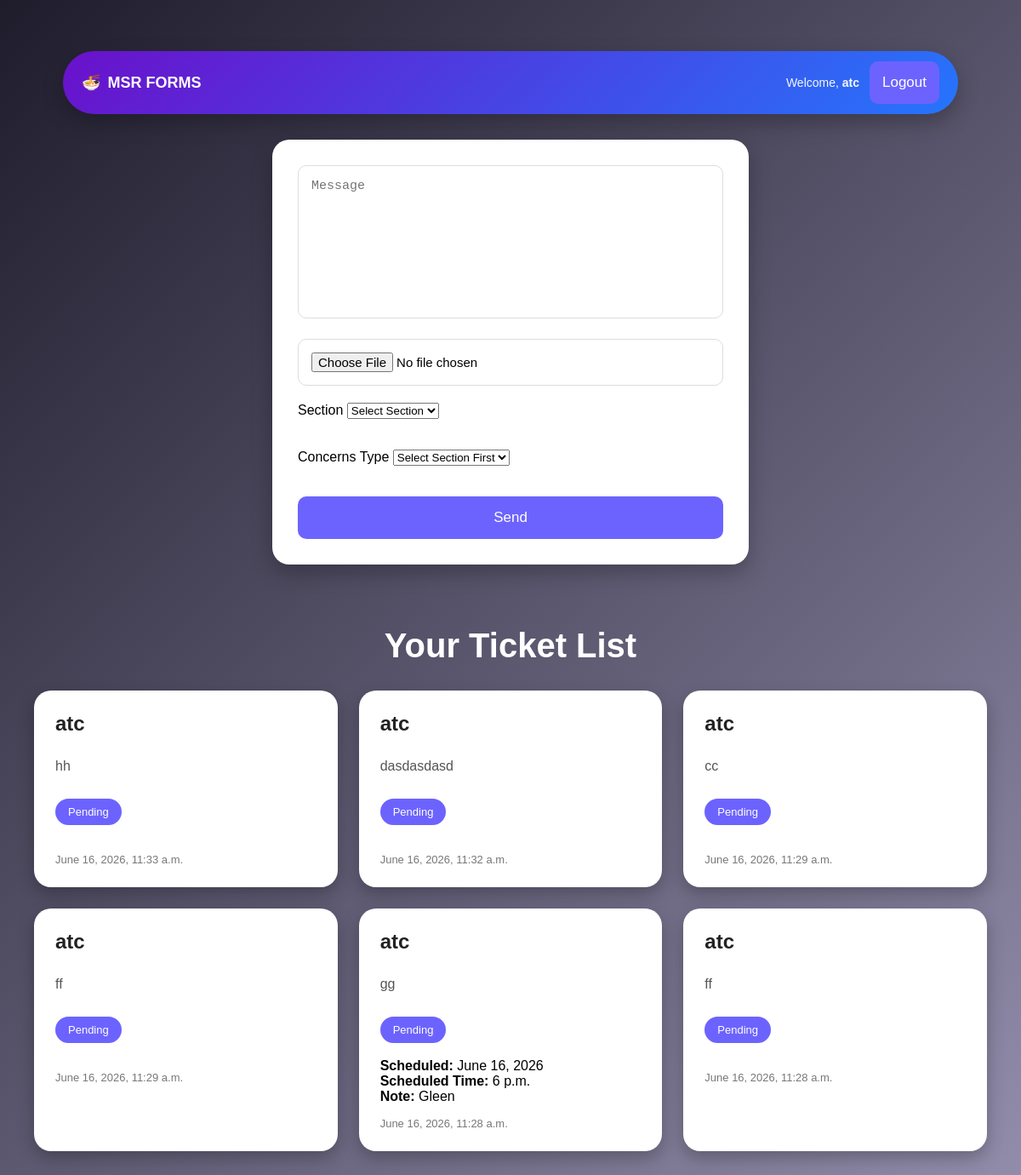
Screenshot of / (signed in) with the database file from the repository.
### tickets/models.py (models this page shows, shortened)
class Ticket(models.Model):
    status_choices = [
    ('pending', 'Pending'),
    ('progress', 'In Progress'),
    ('resolved', 'Resolved'),
    ]
    PRIORITY_CHOICES = [
    ('Low', 'Low'),
    ('Medium', 'Medium'),
    ('High', 'High'),
    ]
    user = models.ForeignKey(User, on_delete=models.CASCADE)
    email = models.EmailField()
    title = models.CharField(max_length=100)
    message = models.TextField()
    status = models.CharField(max_length=20,choices=status_choices, default='pending')
    attachment = models.FileField(upload_to='tickets/', null=True, blank=True)
    created_at = models.DateTimeField(auto_now_add=True)
    section = models.ForeignKey(Section, on_delete=models.CASCADE, related_name="tickets", null=True, blank=True)
    priority = models.CharField(max_length=20, choices=PRIORITY_CHOICES, default='Medium')
    concern_type = models.ForeignKey(ConcernType, on_delete=models.SET_NULL, null=True, blank=True)
    scheduled_date = models.DateField(null=True, blank=True)
    scheduled_time = models.TimeField(null=True, blank=True)
    admin_note = models.TextField(blank=True, null=True)
    outlet = models.CharField(max_length=50)

### tickets/views.py (the view, shortened to what this page needs)
# urls.py: path("", views.home, name="home"),
@login_required(login_url='login')
def home(request):
    tickets = Ticket.objects.filter(
        user=request.user
    ).order_by('-created_at')
    sections = Section.objects.all()
    concerns = ConcernType.objects.all()
    return render(request, 'home.html', {
        'tickets': tickets,
        'sections': sections,
        'concerns': concerns
    })

### tickets/templates/home.html (shortened to what this page needs)
{% load static %}
<!DOCTYPE html>
<html>
<head>
    <link rel="stylesheet" href="{% static 'css/style.css' %}">
</head>
<body>
<div class="topbar">
    <div class="logo">
        🍜 <span>MSR FORMS</span>
    </div>
    <div class="user-area">
        <span class="welcome">
            Welcome, <strong>{{ request.user.username }}</strong>
        </span>
        <form action="{% url 'logout' %}" method="POST" class="logout-form">
            <button type="submit" class="logout-btn">
                Logout
            </button>
        </form>
    </div>
</div>
<div class="container1">
    <div class="form-box">
        <form method="POST" enctype="multipart/form-data">
            <textarea
                name="message"
                placeholder="Message"
            ></textarea>
            <input
                type="file"
                name="attachment"
            >
            <div>
                <label>Section</label>
            <select name="section"
                    class="border p-2 rounded w-full"
                    hx-get="/get-concerns/"
                    hx-trigger="change"
                    hx-target="#concern_type"
                    hx-swap="innerHTML"
                    hx-include="[name='section']">
            <option value="">Select Section</option>
            </select>
            </div>
            <br></br>
            <div>
            <label>Concerns Type</label>
            <select id="concern_type"
                    name="concern_type"
                    class="border p-2 rounded w-full">
            <option value="">
            Select Section First
            </option>
            </select>
            </div>
            <br></br>
            <button type="submit">
                Send
            </button>
        </form>
        </div>
    <div class="ticket-wrapper">
        <h2 class="ticket-title">
            Your Ticket List
        </h2>
        <div class="ticket-list">
            {% for ticket in tickets %}
            <div class="ticket-card" data-ticket-id="{{ticket.id}}">
                <h3>{{ ticket.outlet }}</h3>
                <p>{{ ticket.message }}</p>
                <span class="status">
                    {{ ticket.status }}
                </span><br></br>
                {% if ticket.scheduled_date %}
                <div class="schedule">
                <strong>Scheduled:</strong>
                {{ ticket.scheduled_date }}<br>
                <strong>Scheduled Time:</strong>
                {{ ticket.scheduled_time }}
                </div>
                {% endif %}
                {% if ticket.admin_note %}
                <div class="admin-note">
                <strong>Note:</strong>
                {{ ticket.admin_note }}
                </div>
                {% endif %}
                <div class="ticket-date">
                    {{ ticket.created_at }}
                </div>
            </div>
            {% endfor %}
        </div>
    </div>
</div>
</body>
</html>

### tickets/static/css/style.css (style rules this page uses)
body { font-family:Arial, sans-serif; background:linear-gradient(135deg,#1f1c2c,#928dab); margin:0; padding:40px; min-height:100vh; }
.container1 { display:flex; flex-direction:column; align-items:center; gap:40px; }
.form-box { background:white; width:100%; max-width:500px; padding:30px; border-radius:20px; box-shadow:0 10px 25px rgba(0,0,0,0.25); }
input[type="text"], textarea, input[type="file"] { width:100%; padding:15px; margin-bottom:20px; border:1px solid #ddd; border-radius:10px; box-sizing:border-box; font-size:15px; outline:none; transition:0.3s; }
textarea { height:180px; resize:none; }
button { padding:15px; border:none; border-radius:10px; background:#6c63ff; color:white; font-size:17px; cursor:pointer; transition:0.3s; }
.form-box button { width: 100%; }
.ticket-wrapper { width:100%; max-width:1200px; }
.ticket-title { text-align:center; color:white; font-size:40px; margin-bottom:30px; }
.ticket-list { display:grid; grid-template-columns:repeat(auto-fit,minmax(280px,1fr)); gap:25px; }
.ticket-card { background:white; padding:25px; border-radius:20px; box-shadow:0 8px 20px rgba(0,0,0,0.25); transition:0.3s; }
.ticket-card h3 { margin-top:0; color:#222; font-size:24px; }
.ticket-card p { color:#555; line-height:1.5; }
.status { display:inline-block; margin-top:10px; padding:8px 15px; border-radius:30px; background:#6c63ff; color:white; font-size:13px; text-transform:capitalize; }
.ticket-date { margin-top:15px; color:#777; font-size:13px; }
.topbar { display: flex; justify-content: space-between; align-items: center; padding: 14px 24px; background: linear-gradient(135deg, #1e3c72, #2a5298); color: white; box-shadow: 0 4px 12px rgba(0,0,0,0.15); position: sticky; top: 0; z-index: 1000; }
.logo { font-size: 18px; font-weight: bold; display: flex; align-items: center; gap: 8px; }
.user-area { display: flex; align-items: center; gap: 12px; }
.welcome { font-size: 14px; opacity: 0.95; }
.logout-btn { width: auto !important; display: inline-flex; align-items: center; justify-content: center; white-space: nowrap; }
.logout-form { margin: 0; }
.topbar { display: flex; justify-content: space-between; align-items: center; padding: 12px 22px; background: linear-gradient(135deg, #6a11cb, #2575fc); color: white; box-shadow: 0 10px 25px rgba(0,0,0,0.25); width: 90%; max-width: 1100px; margin: 20px auto; border-radius: 50px; position: sticky; top: 15px; z-index: 1000; }
.container1 { padding-top: 10px; }

### rows the page displays
Ticket: outlet "atc", message "hh", status "Pending", created_at "June 16, 2026, 11:33 a.m."
Ticket: outlet "atc", message "dasdasdasd", status "Pending", created_at "June 16, 2026, 11:32 a.m."
Ticket: outlet "atc", message "cc", status "Pending", created_at "June 16, 2026, 11:29 a.m."
Ticket: outlet "atc", message "ff", status "Pending", created_at "June 16, 2026, 11:29 a.m."
Ticket: outlet "atc", message "gg", status "Pending", scheduled_date "June 16, 2026", scheduled_time "6 p.m.", admin_note "Gleen", created_at "June 16, 2026, 11:28 a.m."
Ticket: outlet "atc", message "ff", status "Pending", created_at "June 16, 2026, 11:28 a.m."

### other values shown
{{ request.user.username }} "atc"
